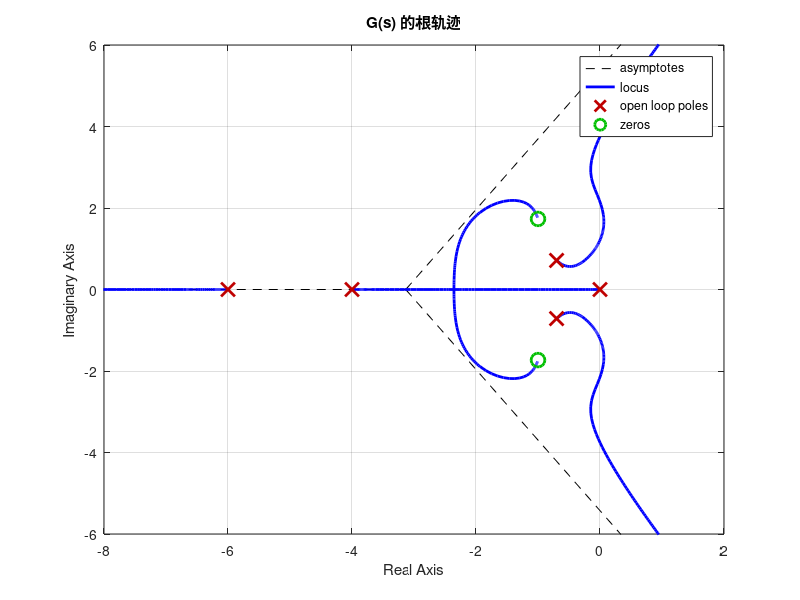

This figure's MATLAB source: (Note: this script raises an error after producing the figure.)
% File: root_locus.m
clc; clear; close all;

num = [1 2 4];
den = conv(conv([1 4 0], [1 6]), [1 1.4 1]);
G = tf(num, den);

% 绘制根轨迹
figure(1);
rlocus(G);
title('G(s) 的根轨迹');
axis([-8 2 -6 6]);
grid on;
saveas(gcf, 'locus_G(s).png');

[k, poles] = rlocfind(G);
disp('k = '); disp(k);
disp('poles = '); disp(poles);

% 绘制对应增益下的单位阶跃响应
figure(2);
step(feedback(k*G, 1));
title('k = ' + string(k) + ' 时的单位阶跃响应');
grid on;
saveas(gcf, 'step_response_G.png');

